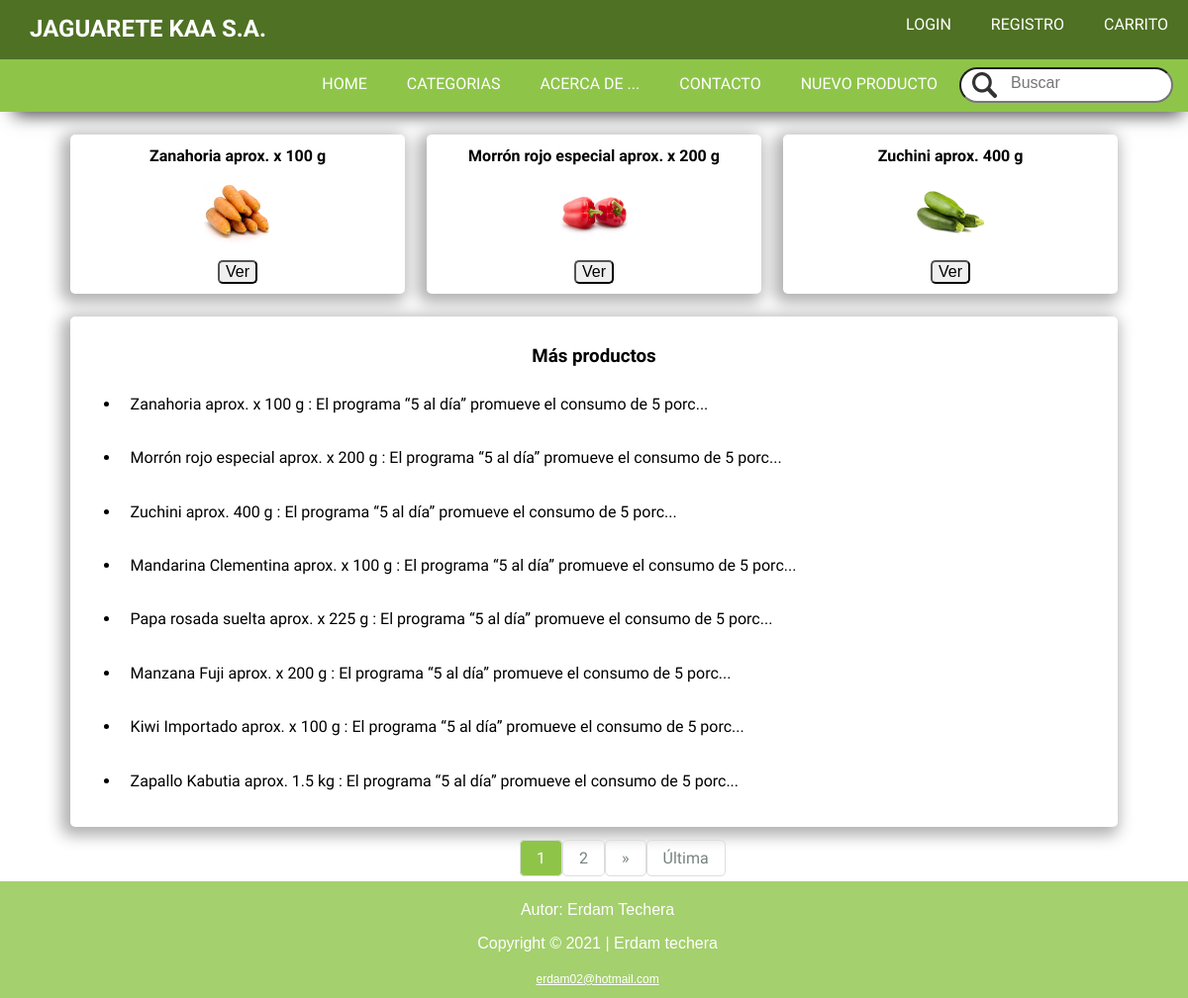
The page / on the database its author committed.
### JAGUARETE/models.py (models this page shows, shortened)
class Producto(models.Model):
    titulo = models.CharField(max_length=50)
    imagen = models.ImageField(upload_to="_img", null=True)
    descripcion = models.CharField(max_length=500)
    precio = models.IntegerField()
    categoria = models.ForeignKey(Categoria, null=False, blank=False, on_delete=models.CASCADE)

### JAGUARETE/views.py (the view)
# urls.py: path('', views.index, name="index"),
def index(request):
    listado_producto=Producto.objects.all()
    categoria= Categoria.objects.all()
    destacados = Producto.objects.all()[:3]
    paginator=Paginator(listado_producto,8)
    pagina=request.GET.get("actual") or 1
    productos=paginator.get_page(pagina)
    pagina_actual = int(pagina)
    paginas = range(1, productos.paginator.num_pages + 1)
    return render(request, "JAGUARETE/index.html",{
        "paginas": paginas,
        "pagina_actual": pagina_actual,
        "destacados": destacados,
        "lista_productos":productos,
        "titulo":"Home",
        "categorias": categoria
    })

### JAGUARETE/templates/JAGUARETE/index.html (shortened to what this page needs)
{% extends "JAGUARETE/layout.html" %}
 {% block main %}
{% load static %}
      <main>
         <section id="articuloPrincipal">
             {% if destacados %}
                 {% for destacados in destacados %}
                    <article class="cajaArticulo">
                       <h2>{{destacados.titulo}}</h2>
                       <img src="{{destacados.imagen.url}}" alt=""><input  class="alinear" type="button" value="Ver" onclick="location.href='{% url 'url:productos' destacados.id %}'">
                    </article>
                 {% empty %}
                     <h3>No hay elementos que mostrar</h3>
                 {% endfor %}
             {% endif %}
         </section>
         <section>
            <article id="articuloSecundario">
               <h3>Más productos</h3>
               <ul>
               {% if lista_productos %}
                     {% for producto in lista_productos %}
                        <li><p> {{producto.titulo}} :        {{producto.descripcion|truncatechars_html:55 }}</p></li>
                     {% empty %}
                         <h3>No hay elementos que mostrar</h3>
                     {% endfor %}
               {% endif %}
               </ul>
            </article>
         </section>
   <div id="paginacion">
      <nav>
         <ul>
             {% for pagina in  paginas %}
                  <li  >
                   <a  href="?actual={{pagina}}" {% if pagina_actual == pagina %} class=" active" {% endif %}>{{pagina}}</a>
                   </li>
             {% endfor %}
         {% if lista_productos.has_next %}
            <li>
               <a href="?actual={{lista_productos.next_page_number}}">&raquo;</a>
            </li>
            <li>
               <a href="?actual={{lista_productos.paginator.num_pages}}">Última</a>
            </li>
         {% endif %}
         </ul>
      </nav>
   </div>
</main>
 {% endblock %}

### JAGUARETE/templates/JAGUARETE/layout.html (shortened to what this page needs)
<!doctype html>
{% load static %}
<html lang="es">
   <head>
      <link rel="stylesheet"  href="{% static '_css/estilo.css' %}">
   </head>
   <body>
      <header>
         <div id="encabezado">
            <a href="{% url 'url:index' %}" >
               <h1>JAGUARETE KAA S.A.</h1>
            </a>
            <ul >
               {% if user.is_authenticated %}
               {% else %}
               <li><a href="{% url 'login'%}" class="seleccion">LOGIN</a></li>
               <li><a href="{% url 'USUARIOS:registro' %}" class="seleccion">REGISTRO</a></li>
                {% endif %}
               <li><a href="{% url 'url:carrito' %}" class="seleccion">CARRITO</a></li>
            </ul>
         </div>
         <nav class="menu">
            <ul>
               <li><a href="{% url 'url:index' %}" class="seleccion">HOME</a></li>
               <li>
                  <a href="" class="seleccion">CATEGORIAS</a>
               </li>
               <li><a href="{% url 'url:acercaDe' %}" class="seleccion">ACERCA DE ...</a></li>
               <li><a href="mailto:soyelcorreo@jaguarete.com" class="seleccion">CONTACTO</a></li>
               <li><a href="{% url 'url:producto' %}" class="seleccion">NUEVO PRODUCTO</a></li>
               <li>
                  <form class="buscador">
                     <input type="search" name="buscar" placeholder="Buscar">
                  </form>
               </li>
            </ul>
         </nav>
      </header>
         {% block main %}
         {% endblock %}
    <footer> <p>Autor: Erdam Techera</p>
   <p>Copyright © 2021 | Erdam techera </p>
   <p><a href="mailto:erdam02@hotmail.com">erdam02@hotmail.com</a></p></footer>
   </body>
</html>

### JAGUARETE/static/_css/estilo.css (style rules this page uses)
:root { --colorEncabezado: rgb(79, 113, 36); --colorPagina: rgb(142, 197, 73); --colorTexto: #77837F; --colorFooter: rgba(142, 197, 73, .8); --colorBotonHover: rgba(142, 197, 73, .5); --colorBlanco: white; --menuUser: rgba(142, 197, 73, .8); --transparente:rgba(0, 0, 0, 0.75); }
body { font-family: 'Lemonada', cursive; }
header { background: var(--colorPagina); box-shadow: 4px 13px 17px -10px rgba(0,0,0,0.75); -webkit-box-shadow: 4px 13px 17px -10px rgba(0,0,0,0.75); -moz-box-shadow: 4px 13px 17px -10px rgba(0,0,0,0.75); width: 100%; }
main { width: 100%; padding-top: 1%; padding-bottom: .3%; : }
section { width: 90%; margin: 0 auto 1% auto; }
footer { position: relative; width: 100%; height: 110px; text-align: center; padding: .3%; background: var(--colorFooter); font-family: Verdana, Geneva, sans-serif; color: var(--colorBlanco); }
footer a { font-size:12px; color:var(--colorBlanco); }
#articuloSecundario p { padding-bottom: 13px; padding: 10px; }

### JAGUARETE/static/_css/menu.css (style rules this page uses)
#encabezado { position: relative; background: var(--colorEncabezado); z-index: 3; }
.menu ul, #encabezado, #encabezado ul { width: 100%; margin: 0; padding: 0; list-style: none; display: flex; justify-content: flex-end; }
#encabezado h1 { font-size: 24px; display: block; width: 290px; padding-left: 30px; color: var(--colorBlanco); }
#encabezado a { text-decoration: none; }
.menu li .seleccion, #encabezado li .seleccion { display: block; padding: 15px 20px; margin-top: 1px; text-decoration: none; text-align: center; color: var(--colorBlanco); transition: all .5s; }

### JAGUARETE/static/_css/buscador.css (style rules this page uses)
.buscador { padding: 8px 15px 9px 2px; }
input[type="search"] { width: width: 250px; background: var(--colorBlanco) url('../_img/iconos/icon-lupa.webp') no-repeat 10px center; padding: 5px 5px 9px 0; border-radius: 15em; transition: all .5s; outline: none; }
input::placeholder { padding-left: 50px; transition: all .5s; }

### JAGUARETE/static/_css/articulos.css (style rules this page uses)
#articuloPrincipal { display: flex; text-align: center; }
#articuloPrincipal .cajaArticulo h2 { font-size: 16px; }
#articuloSecundario h3 { text-align: center; }
#articuloSecundario { padding: 1%; }
#articuloPrincipal img { object-fit: contain; width: 20%; }
input[type="button"] { display: block; cursor: pointer; border-radius: 5px; }
article { margin: 1%; background: var(--colorBlanco); border-radius: 5px; -webkit-box-shadow: -4px 4px 15px 5px rgba(0,0,0,0.31); box-shadow: -4px 4px 15px 5px rgba(0,0,0,0.31); }
.cajaArticulo { width: 33%; }
.alinear { margin: 10px auto; }

### JAGUARETE/static/_css/productos.css (style rules this page uses)
#paginacion { width: 90%; margin: auto; padding: .9%; }
#paginacion ul { position: relative; width: 150px; ; padding: 0; display: flex; margin: auto; }
#paginacion li { list-style: none; }
#paginacion a { color: var(--colorTexto); padding: 8px 16px; border-radius: 5px; text-decoration: none; transition: background-color .3s; border: 1px solid #ddd; }
#paginacion a.active { background: var(--colorPagina); border-radius: 5px; color: white; }

### rows shown on the page
Producto: titulo "Zanahoria aprox. x 100 g", imagen (picture), id "Ver", descripcion "El programa “5 al día” promueve el consumo de 5 porc..."
Producto: titulo "Morrón rojo especial aprox. x 200 g", imagen (picture), id "Ver", descripcion "El programa “5 al día” promueve el consumo de 5 porc..."
Producto: titulo "Zuchini aprox. 400 g", imagen (picture), id "Ver", descripcion "El programa “5 al día” promueve el consumo de 5 porc..."
Producto: titulo "Mandarina Clementina aprox. x 100 g", descripcion "El programa “5 al día” promueve el consumo de 5 porc..."
Producto: titulo "Papa rosada suelta aprox. x 225 g", descripcion "El programa “5 al día” promueve el consumo de 5 porc..."
Producto: titulo "Manzana Fuji aprox. x 200 g", descripcion "El programa “5 al día” promueve el consumo de 5 porc..."
Producto: titulo "Kiwi Importado aprox. x 100 g", descripcion "El programa “5 al día” promueve el consumo de 5 porc..."
Producto: titulo "Zapallo Kabutia aprox. 1.5 kg", descripcion "El programa “5 al día” promueve el consumo de 5 porc..."

### other values the page prints
{{ pagina }} "1" "2"
